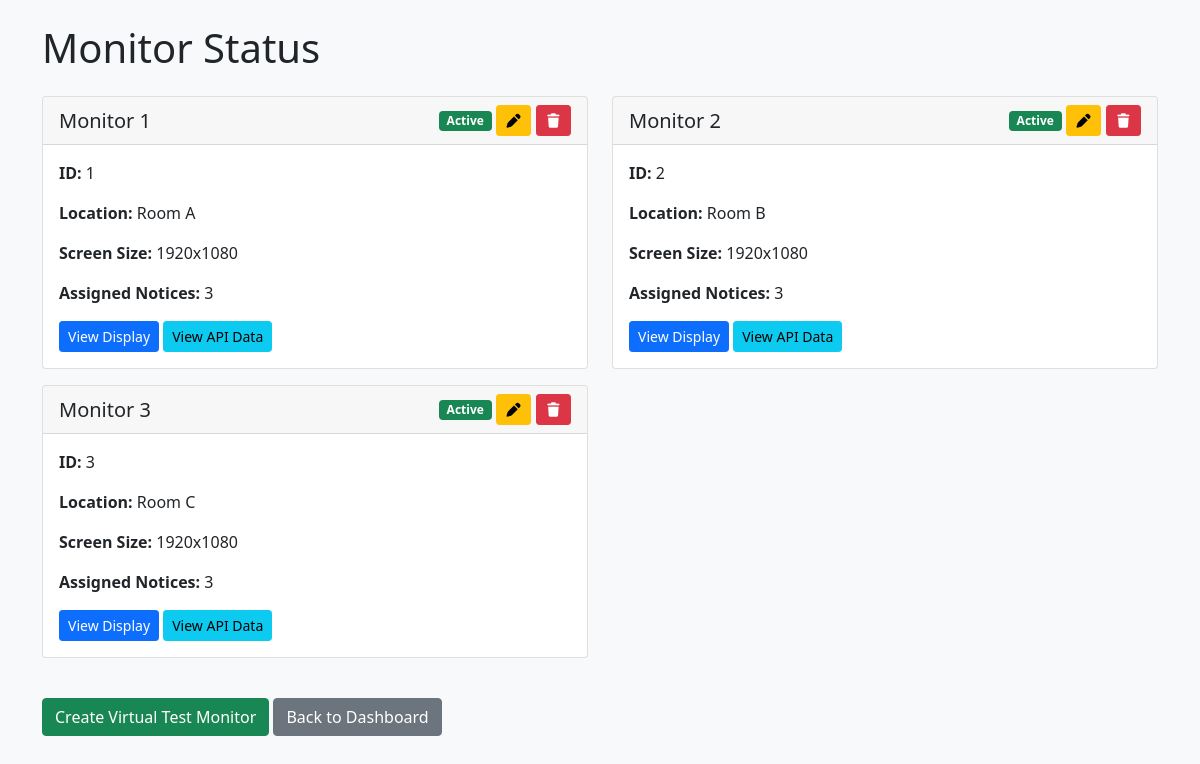
The page /monitor/status on the database its author committed.
### models/monitor_model.py (models this page shows, shortened)
class Monitor(BaseModel):
    __tablename__ = 'monitors'
    id = db.Column(db.Integer, primary_key=True, autoincrement=True)
    name = db.Column(db.String(100), nullable=False)
    location = db.Column(db.String(200))
    screen_size = db.Column(db.String(50))  # e.g., "1920x1080"
    is_active = db.Column(db.Boolean, default=True)
    created_at = db.Column(db.DateTime, default=datetime.utcnow, nullable=False)
    updated_at = db.Column(
        db.DateTime,
        default=datetime.utcnow,
        onupdate=datetime.utcnow,
        nullable=False
    )
    assignments = db.relationship(
        "Assignment",
        back_populates="monitor",
        cascade="all, delete-orphan"
    )

### routes/monitor_routes.py (the view)
@monitor_bp.route('/status')
def monitor_status():
    monitors = Monitor.query.all()  # Fetch all monitors regardless of status
    print(f"Total monitors: {len(monitors)}")
    return render_template('monitor/status.html', monitors=monitors)

### templates/monitor/status.html (shortened to what this page needs)
<!DOCTYPE html>
<html lang="en">
<head>
    <link href="https://cdn.jsdelivr.net/npm/bootstrap@5.1.3/dist/css/bootstrap.min.css" rel="stylesheet">
    <link rel="stylesheet" href="https://cdnjs.cloudflare.com/ajax/libs/font-awesome/7.0.1/css/all.min.css"
 />
</head>
<body class="bg-light">
    <div class="container mt-4">
        <h1 class="mb-4">Monitor Status</h1>
        <div class="row">
            {% for monitor in monitors %}
            <div class="col-md-6 mb-3">
                <div class="card {% if not monitor.is_active %}border-secondary{% endif %}">
                    <div class="card-header d-flex justify-content-between align-items-center">
                        <h5 class="mb-0">{{ monitor.name }}</h5>
                        <div>
                            <span class="badge bg-{{ 'success' if monitor.is_active else 'secondary' }}">
                                {{ 'Active' if monitor.is_active else 'Inactive' }}
                            </span>
                            <a href="{{ url_for('admin.edit_monitor', monitor_id=monitor.id) }}"
                                class="btn btn-sm btn-warning">
                                <i class="fa-solid fa-pen"></i>
                            </a>
                            <a href="{{ url_for('admin.delete_monitor', monitor_id=monitor.id) }}"
                                class="btn btn-sm btn-danger"
                                onclick="return confirm('Are you sure you want to delete this monitor?')">
                                <i class="fa-solid fa-trash"></i>
                            </a>
                        </div>
                    </div>
                    <div class="card-body">
                        <p><strong>ID:</strong> {{ monitor.id }}</p>
                        <p><strong>Location:</strong> {{ monitor.location }}</p>
                        <p><strong>Screen Size:</strong> {{ monitor.screen_size }}</p>
                        <p><strong>Assigned Notices:</strong> {{ monitor.assignments|length }}</p>
                        <div class="mt-3">
                            <a href="{{ url_for('monitor.display', monitor_id=monitor.id) }}"
                                class="btn btn-primary btn-sm" target="_blank">
                                View Display
                            </a>
                            <a href="{{ url_for('monitor.api_display', monitor_id=monitor.id) }}"
                                class="btn btn-info btn-sm" target="_blank">
                                View API Data
                            </a>
                        </div>
                    </div>
                </div>
            </div>
            {% else %}
            <div class="col-12">
                <p class="text-muted">No monitors found.</p>
            </div>
            {% endfor %}
        </div>
        <div class="mt-4">
            <a href="{{ url_for('admin.create_test_data') }}" class="btn btn-success">
                Create Virtual Test Monitor
            </a>
            <a href="{{ url_for('admin.dashboard') }}" class="btn btn-secondary">
                Back to Dashboard
            </a>
        </div>
    </div>
</body>
</html>

### rows shown on the page
Monitor: name "Monitor 1", is_active "Active", id "1", location "Room A", screen_size "1920x1080", assignments|length "3"
Monitor: name "Monitor 2", is_active "Active", id "2", location "Room B", screen_size "1920x1080", assignments|length "3"
Monitor: name "Monitor 3", is_active "Active", id "3", location "Room C", screen_size "1920x1080", assignments|length "3"
